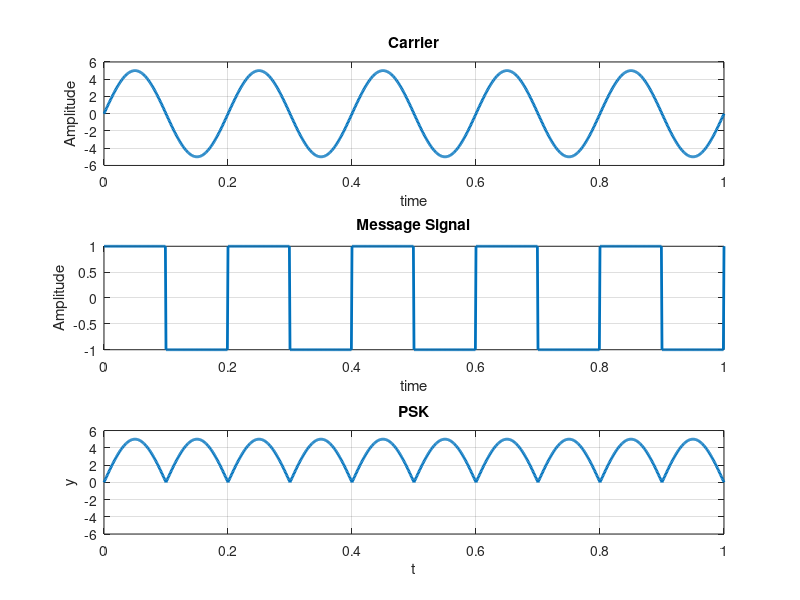

Write MATLAB code to recreate this figure.
%% Amplitude Shift Keying
clc %for clearing the command window
close all %for closing all the window except command window
clear all %for deleting all the variables from the memory
fc=input('Enter the freq of Sine Wave carrier:');
fp=input('Enter the freq of Periodic Binary pulse (Message):');
amp=input('Enter the amplitude (For Carrier & Binary Pulse Message):');
t=0:0.001:1; % For setting the sampling interval
c=amp.*sin(2*pi*fc*t);% For Generating Carrier Sine wave
subplot(3,1,1) %For Plotting The Carrier wave
plot(t,c)
xlabel('Time')
ylabel('Amplitude')
title('Carrier Wave')
m=amp/2.*square(2*pi*fp*t)+(amp/2);%For Generating Square wave message
subplot(3,1,2) %For Plotting The Square Binary Pulse (Message)
plot(t,m)
xlabel('Time')
ylabel('Amplitude')
title('Binary Message Pulses')
w=c.*m; % The Shift Keyed Wave
subplot(3,1,3) %For Plotting The Amplitude Shift Keyed Wave
plot(t,w)
xlabel('Time')
ylabel('Amplitude')
title('Amplitide Shift Keyed Signal')

%% Frequency Shift Keying
clc %for clearing the command window
close all %for closing all the window except command window
clear all %for deleting all the variables from the memory
fc1=input('Enter the freq of 1st Sine Wave carrier:');
fc2=input('Enter the freq of 2nd Sine Wave carrier:');
fp=input('Enter the freq of Periodic Binary pulse (Message):');
amp=input('Enter the amplitude (For Both Carrier & Binary Pulse Message):');
amp=amp/2;
t=0:0.001:1; % For setting the sampling interval
c1=amp.*sin(2*pi*fc1*t);% For Generating 1st Carrier Sine wave
c2=amp.*sin(2*pi*fc2*t);% For Generating 2nd Carrier Sine wave
subplot(4,1,1); %For Plotting The Carrier wave
plot(t,c1)
xlabel('Time')
ylabel('Amplitude')
title('Carrier 1 Wave')
subplot(4,1,2) %For Plotting The Carrier wave
plot(t,c2)
xlabel('Time')
ylabel('Amplitude')
title('Carrier 2 Wave')
m=amp.*square(2*pi*fp*t)+amp;%For Generating Square wave message
subplot(4,1,3) %For Plotting The Square Binary Pulse (Message)
plot(t,m)
xlabel('Time')
ylabel('Amplitude')
title('Binary Message Pulses')
for i=0:1000 %here we are generating the modulated wave
    if m(i+1)==0
        mm(i+1)=c2(i+1);
        else
        mm(i+1)=c1(i+1);
    end
end
subplot(4,1,4) %For Plotting The Modulated wave
plot(t,mm)
xlabel('Time')
ylabel('Amplitude')
title('Modulated Wave')

%% Phase Shift Keying
clear all;
clc;
close all;
set(0,'defaultlinelinewidth',2);
A=5;
t=0:.001:1;
f1=input('Carrier Sine wave frequency =');
f2=input('Message frequency =');
x=A.*sin(2*pi*f1*t);%Carrier Sine
subplot(3,1,1);
plot(t,x);
xlabel('time');
ylabel('Amplitude');
title('Carrier');
grid on;
u=square(2*pi*f2*t);%Message signal
subplot(3,1,2);
plot(t,u);
xlabel('time');
ylabel('Amplitude');
title('Message Signal');
grid on;

v=x.*u;%Sine wave multiplied with square wave
subplot(3,1,3);
plot(t,v);
axis([0 1 -6 6]);
xlabel('t');
ylabel('y');
title('PSK');
grid on;